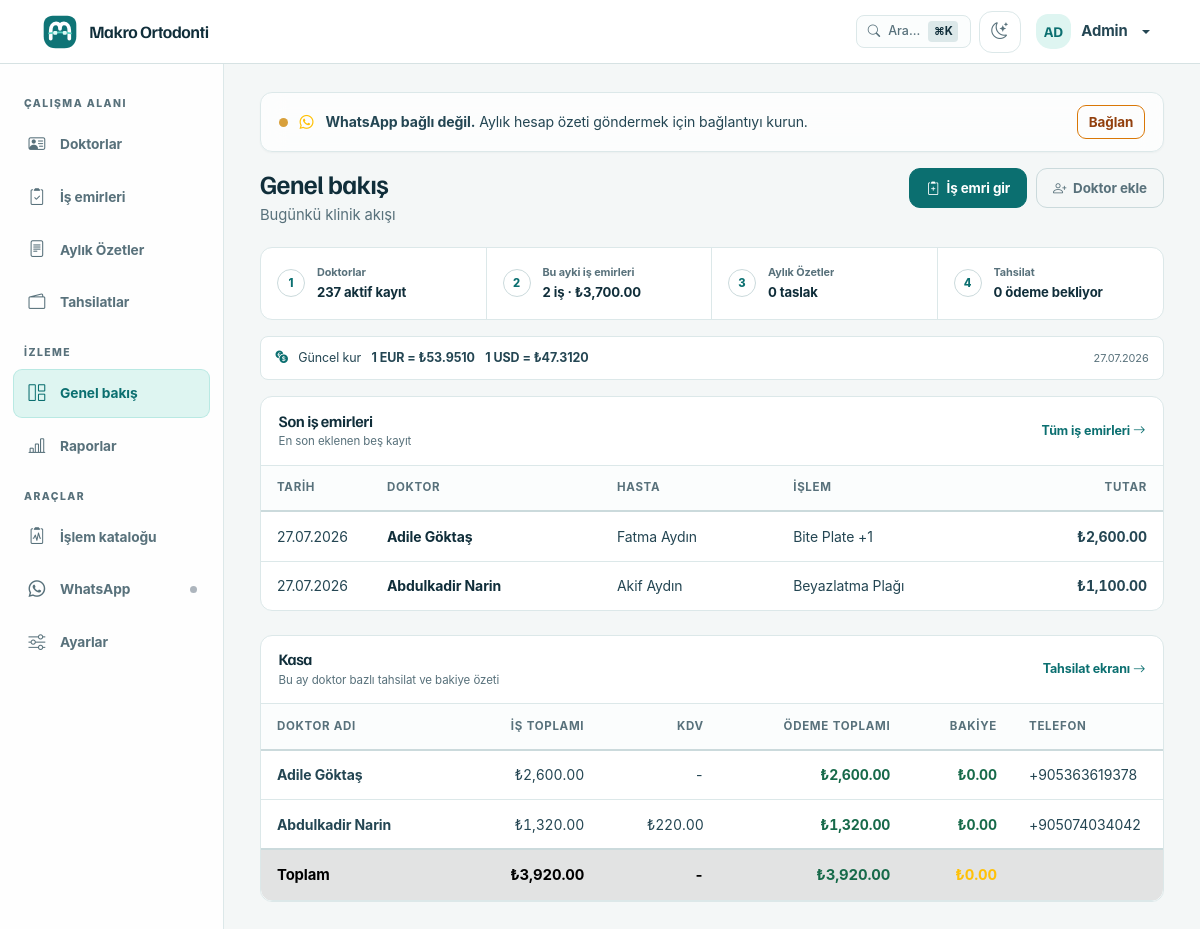
The page / (signed in) on the database its author committed.
### app/models/models.py (models this page shows, shortened)
class User(UserMixin, Base, TimestampMixin):
    __tablename__ = "users"
    id: Mapped[int] = mapped_column(Integer, primary_key=True, autoincrement=True)
    username: Mapped[str] = mapped_column(String(50), nullable=False, unique=True, index=True)
    password_hash: Mapped[str] = mapped_column(String(256), nullable=False)
    full_name: Mapped[str] = mapped_column(String(150), nullable=False)
    role: Mapped[str] = mapped_column(String(20), nullable=False, default="staff", index=True)
    is_active: Mapped[bool] = mapped_column(Boolean, default=True, nullable=False)
    last_login: Mapped[datetime | None] = mapped_column(DateTime, nullable=True)
    api_token_hash: Mapped[str | None] = mapped_column(String(64), nullable=True, unique=True, index=True)
    ROLE_ADMIN = "admin"
    ROLE_STAFF = "staff"
    VALID_ROLES = [ROLE_ADMIN, ROLE_STAFF]

class ExchangeRate(Base, TimestampMixin):
    __tablename__ = "exchange_rates"
    id: Mapped[int] = mapped_column(Integer, primary_key=True, autoincrement=True)
    rate_date: Mapped[date] = mapped_column(nullable=False, index=True)
    eur_to_try: Mapped[Decimal] = mapped_column(Numeric(12, 4), nullable=False)
    usd_to_try: Mapped[Decimal] = mapped_column(Numeric(12, 4), nullable=True)
    source: Mapped[str] = mapped_column(String(50), default="ecb", nullable=False)
    __table_args__ = (
        UniqueConstraint("rate_date", "source", name="uq_exchange_rate_date_source"),
    )

class WorkOrder(Base, TimestampMixin):
    __tablename__ = "work_orders"
    id: Mapped[int] = mapped_column(Integer, primary_key=True, autoincrement=True)
    party_id: Mapped[int] = mapped_column(ForeignKey("parties.id"), nullable=False, index=True)
    work_date: Mapped[date] = mapped_column(nullable=False, index=True)
    apparatus_type: Mapped[str] = mapped_column(Text, nullable=False)
    extra_addons: Mapped[str | None] = mapped_column(Text, nullable=True)
    patient_name: Mapped[str] = mapped_column(String(200), nullable=False)
    apparatus_price: Mapped[Decimal] = mapped_column(Numeric(12, 2), nullable=False, default=Decimal("0.00"))
    extra_price: Mapped[Decimal] = mapped_column(Numeric(12, 2), nullable=False, default=Decimal("0.00"))
    total_price: Mapped[Decimal] = mapped_column(Numeric(12, 2), nullable=False, default=Decimal("0.00"))
    exchange_rate_applied: Mapped[Decimal | None] = mapped_column(Numeric(12, 4), nullable=True)
    notes: Mapped[str | None] = mapped_column(Text, nullable=True)
    party: Mapped["Party"] = relationship(lazy="selectin")

class Party(Base, TimestampMixin):
    __tablename__ = "parties"
    id: Mapped[int] = mapped_column(Integer, primary_key=True, autoincrement=True)
    party_type: Mapped[str] = mapped_column(
        SQLEnum(PartyType), nullable=False, default=PartyType.DENTIST, index=True
    )
    name: Mapped[str] = mapped_column(String(200), nullable=False)  # full name or company name
    phone: Mapped[str | None] = mapped_column(String(20), nullable=True, index=True)
    email: Mapped[str | None] = mapped_column(String(200), nullable=True)
    address: Mapped[str | None] = mapped_column(Text, nullable=True)
    tax_id: Mapped[str | None] = mapped_column(String(50), nullable=True)  # TC Kimlik / Vergi No
    notes: Mapped[str | None] = mapped_column(Text, nullable=True)
    is_active: Mapped[bool] = mapped_column(Boolean, default=True, nullable=False, index=True)
    previous_balance: Mapped[Decimal] = mapped_column(Numeric(12, 2), default=Decimal("0.00"), nullable=False)
    applies_kdv: Mapped[bool] = mapped_column(Boolean, default=False, nullable=False, index=True)
    first_name: Mapped[str | None] = mapped_column(String(100), nullable=True)
    last_name: Mapped[str | None] = mapped_column(String(100), nullable=True)
    date_of_birth: Mapped[date | None] = mapped_column(nullable=True)
    treatment_status: Mapped[str] = mapped_column(
        String(30), default="active", nullable=False, index=True
    )
    contact_person: Mapped[str | None] = mapped_column(String(150), nullable=True)
    contact_phone: Mapped[str | None] = mapped_column(String(20), nullable=True)
    referred_by_id: Mapped[int | None] = mapped_column(Integer, ForeignKey("parties.id"), nullable=True, index=True)
    referred_by = relationship("Party", remote_side="Party.id", foreign_keys=[referred_by_id], lazy="selectin")
    invoices: Mapped[list["Invoice"]] = relationship(
        back_populates="party", lazy="selectin"
    )
    patient: Mapped["Patient"] = relationship(
        back_populates="party", uselist=False, lazy="selectin"
    )
    treatments: Mapped[list["PatientTreatment"]] = relationship(
        back_populates="party", lazy="selectin"
    )
    work_orders: Mapped[list["WorkOrder"]] = relationship(
        back_populates="party", lazy="selectin"
    )
    __table_args__ = (
        UniqueConstraint("name", "phone", "party_type", name="uq_party_identity"),
    )

### app/routes/dashboard.py (the view)
@dashboard_bp.route("/")
@login_required
def index():
    total_patients = db.session.execute(
        db.select(db.func.count(Party.id)).where(
            Party.party_type == PartyType.DENTIST,
            Party.is_active.is_(True)
        )
    ).scalar() or 0
    today = date.today()
    current_month = today.month
    current_year = today.year
    monthly_work_orders = db.session.execute(
        db.select(db.func.count(WorkOrder.id)).where(
            extract("year", WorkOrder.work_date) == current_year,
            extract("month", WorkOrder.work_date) == current_month,
        )
    ).scalar() or 0
    monthly_total_try = db.session.execute(
        db.select(db.func.coalesce(db.func.sum(WorkOrder.total_price), 0)).where(
            extract("year", WorkOrder.work_date) == current_year,
            extract("month", WorkOrder.work_date) == current_month,
        )
    ).scalar() or 0
    monthly_drafts = db.session.execute(
        db.select(db.func.count(Makbuz.id)).where(
            Makbuz.year == current_year,
            Makbuz.month == current_month,
            Makbuz.status == Makbuz.STATUS_DRAFT,
        )
    ).scalar() or 0
    awaiting_payment = db.session.execute(
        db.select(db.func.count(Makbuz.id)).where(Makbuz.status == Makbuz.STATUS_SENT)
    ).scalar() or 0
    recent_work_orders = db.session.execute(
        db.select(WorkOrder)
        .join(Party, WorkOrder.party_id == Party.id)
        .order_by(WorkOrder.created_at.desc())
        .limit(5)
    ).scalars().all()
    monthly_makbuzlar = db.session.execute(
        db.select(Makbuz)
        .join(Party, Makbuz.party_id == Party.id)
        .where(
            Makbuz.year == current_year,
            Makbuz.month == current_month,
            Party.is_active.is_(True),
            Party.party_type == PartyType.DENTIST,
        )
        .order_by(Makbuz.grand_total.desc())
    ).scalars().all()
    kasa_rows = []
    for m in monthly_makbuzlar:
        vat_display = money(m.vat_amount) if m.vat_applied else None
        kasa_rows.append({
            "doctor_name": m.party.name if m.party else "-",
            "phone": m.party.phone if m.party else "",
            "work_total": money(m.grand_total),
            "vat_total": vat_display,
            "payment_total": money(m.collected_amount),
            "balance": money(m.outstanding_amount),
        })
    kasa_rows.sort(key=lambda row: row["balance"], reverse=True)
    kasa_total_work = money(sum((row["work_total"] for row in kasa_rows), 0))
    kasa_total_payment = money(sum((row["payment_total"] for row in kasa_rows), 0))
    kasa_total_balance = money(sum((row["balance"] for row in kasa_rows), 0))
    current_rate = db.session.execute(
        db.select(ExchangeRate)
        .order_by(ExchangeRate.rate_date.desc())
        .limit(1)
    ).scalar_one_or_none()
    return render_template(
        "dashboard/index.html",
        total_patients=total_patients,
        monthly_work_orders=monthly_work_orders,
        monthly_total_try=monthly_total_try,
        monthly_drafts=monthly_drafts,
        awaiting_payment=awaiting_payment,
        recent_work_orders=recent_work_orders,
        kasa_rows=kasa_rows,
        kasa_total_work=kasa_total_work,
        kasa_total_payment=kasa_total_payment,
        kasa_total_balance=kasa_total_balance,
        current_rate=current_rate,
        current_usd_rate=current_rate.usd_to_try if current_rate else None,
    )

### app/templates/dashboard/index.html (shortened to what this page needs)
{% extends "base.html" %}  {% block content %} {% if whatsapp_state != 'connected' %}
<div
  id="wa-connect-banner"
  class="notice-strip notice-strip--glass mb-3"
  role="status"
>
  <span class="status-pulse-dot warning"></span>
  <i class="bi bi-whatsapp text-warning" aria-hidden="true"></i>
  <span><strong>WhatsApp bağlı değil.</strong> Aylık hesap özeti göndermek için bağlantıyı kurun.</span>
  <a
    href="{{ url_for('whatsapp.index') }}"
    class="btn btn-sm btn-outline-warning ms-auto"
    >Bağlan</a
  >
</div>
{% endif %}
<header class="workspace-header">
  <div>
    <h1>Genel bakış</h1>
    <p>Bugünkü klinik akışı</p>
  </div>
  <div class="workspace-actions">
    <a href="{{ url_for('parties.list_parties') }}" class="btn btn-primary"
      ><i class="bi bi-clipboard2-plus" aria-hidden="true"></i>İş emri gir</a
    >
    <a
      href="{{ url_for('parties.add_party') }}"
      class="btn btn-outline-secondary"
      ><i class="bi bi-person-plus" aria-hidden="true"></i>Doktor ekle</a
    >
  </div>
</header>
<nav class="workflow-strip" aria-label="Klinik iş akışı">
  <a href="{{ url_for('parties.list_parties') }}"
    ><span class="workflow-step">1</span
    ><span
      ><small>Doktorlar</small
      ><strong>{{ total_patients }} aktif kayıt</strong></span
    ></a
  >
  <a href="{{ url_for('parties.list_work_orders', view='month') }}"
    ><span class="workflow-step">2</span
    ><span
      ><small>Bu ayki iş emirleri</small
      ><strong
        >{{ monthly_work_orders }} iş · ₺{{ "{:,.2f}".format(monthly_total_try)
        }}</strong
      ></span
    ></a
  >
  <a href="{{ url_for('makbuzlar.list_makbuzlar') }}"
    ><span class="workflow-step">3</span
    ><span
      ><small>Aylık Özetler</small
      ><strong>{{ monthly_drafts }} taslak</strong></span
    ></a
  >
  <a href="{{ url_for('payments.list_payments') }}"
    ><span class="workflow-step">4</span
    ><span
      ><small>Tahsilat</small
      ><strong>{{ awaiting_payment }} ödeme bekliyor</strong></span
    ></a
  >
</nav>
{% if current_rate %}
<div class="rate-line">
  <i class="bi bi-currency-exchange" aria-hidden="true"></i
  ><span>Güncel kur</span
  ><strong>1 EUR = ₺{{ "{:,.4f}".format(current_rate.eur_to_try) }}</strong
  ><strong
    >1 USD = {% if current_usd_rate %}₺{{ "{:,.4f}".format(current_usd_rate)
    }}{% else %}—{% endif %}</strong
  ><small>{{ current_rate.rate_date.strftime('%d.%m.%Y') }}</small>
</div>
{% endif %}
<section class="work-panel" aria-labelledby="recent-workorders-title">
  <div class="work-panel__header">
    <div>
      <h2 id="recent-workorders-title">Son iş emirleri</h2>
      <p>En son eklenen beş kayıt</p>
    </div>
    <a
      href="{{ url_for('parties.list_work_orders', view='month') }}"
      class="text-link"
      >Tüm iş emirleri <i class="bi bi-arrow-right" aria-hidden="true"></i
    ></a>
  </div>
  <div class="table-responsive">
    <table class="table table-hover align-middle compact-table">
      <thead>
        <tr>
          <th class="text-start col-w-date">Tarih</th>
          <th class="text-start">Doktor</th>
          <th class="text-start">Hasta</th>
          <th class="text-start">İşlem</th>
          <th class="text-end">Tutar</th>
        </tr>
      </thead>
      <tbody>
        {% for wo in recent_work_orders %}
        <tr>
          <td>{{ wo.work_date.strftime('%d.%m.%Y') }}</td>
          <td>
            <a
              href="{{ url_for('parties.detail_party', party_id=wo.party_id) }}"
              >{{ wo.party.name if wo.party else '-' }}</a
            >
          </td>
          <td>{{ wo.patient_name }}</td>
          <td>
            {% set items = wo.apparatus_type|fromjson %}{% if items is iterable
            and items is not string and items|length > 0 %}{{ items[0].name if
            items[0] is mapping else items[0] }}{% if items|length > 1 %} +{{
            items|length - 1 }}{% endif %}{% else %}{{ wo.apparatus_type }}{%
            endif %}
          </td>
          <td class="text-end">
            <strong>₺{{ "{:,.2f}".format(wo.total_price) }}</strong>
          </td>
        </tr>
        {% endfor %}
      </tbody>
    </table>
  </div>
</section>
<section class="work-panel mt-4" aria-labelledby="kasa-title">
  <div class="work-panel__header">
    <div>
      <h2 id="kasa-title">Kasa</h2>
      <p>Bu ay doktor bazlı tahsilat ve bakiye özeti</p>
    </div>
    <div class="d-flex gap-2">
      <a href="{{ url_for('payments.list_payments') }}" class="text-link"
        >Tahsilat ekranı <i class="bi bi-arrow-right" aria-hidden="true"></i
      ></a>
    </div>
  </div>
  <div class="table-responsive">
    <table class="table table-hover align-middle compact-table">
      <thead>
        <tr>
          <th class="text-start">Doktor Adı</th>
          <th class="text-end">İş Toplamı</th>
          <th class="text-end">KDV</th>
          <th class="text-end">Ödeme Toplamı</th>
          <th class="text-end">Bakiye</th>
          <th class="text-start col-w-phone">Telefon</th>
        </tr>
      </thead>
      <tbody>
        {% for row in kasa_rows %}
        <tr>
          <td><strong>{{ row.doctor_name }}</strong></td>
          <td class="text-end">₺{{ "{:,.2f}".format(row.work_total) }}</td>
          <td class="text-end">
            {% if row.vat_total is not none %}₺{{
            "{:,.2f}".format(row.vat_total) }}{% else %}-{% endif %}
          </td>
          <td class="text-end text-success fw-bold">
            ₺{{ "{:,.2f}".format(row.payment_total) }}
          </td>
          <td
            class="text-end fw-bold {% if row.balance > 0 %}text-warning{% else %}text-success{% endif %}"
          >
            ₺{{ "{:,.2f}".format(row.balance) }}
          </td>
          <td>{{ row.phone or '-' }}</td>
        </tr>
        {% else %}
        <tr>
          <td colspan="6" class="empty-state">
            Bu ay için hesap özeti bulunmuyor.
          </td>
        </tr>
        {% endfor %}
      </tbody>
      {% if kasa_rows %}
      <tfoot>
        <tr class="table-active fw-bold">
          <td>Toplam</td>
          <td class="text-end">₺{{ "{:,.2f}".format(kasa_total_work) }}</td>
          <td class="text-end">-</td>
          <td class="text-end text-success">
            ₺{{ "{:,.2f}".format(kasa_total_payment) }}
          </td>
          <td class="text-end text-warning">
            ₺{{ "{:,.2f}".format(kasa_total_balance) }}
          </td>
          <td></td>
        </tr>
      </tfoot>
      {% endif %}
    </table>
  </div>
</section>
{% endblock %}

### app/templates/components/navbar.html (shortened to what this page needs)
<nav class="navbar fixed-top" aria-label="Üst menü">
    <div class="container-fluid">
        <a class="navbar-brand d-flex align-items-center" href="{{ url_for('dashboard.index') }}" aria-label="{{ clinic_name }} ana sayfa">
            <span class="brand-mark" aria-hidden="true"></span>
            <span class="brand-copy"><span>{{ clinic_name }}</span></span>
        </a>
        <ul class="navbar-nav ms-auto flex-row align-items-center gap-2">
                {% if current_user.is_authenticated %}
                <li class="nav-item">
                    <button class="cmd-k-trigger" type="button" data-bs-toggle="modal" data-bs-target="#commandPaletteModal" title="Hızlı Arama (Cmd+K)">
                        <i class="bi bi-search"></i>
                        <span class="d-none d-sm-inline">Ara...</span>
                        <span class="cmd-k-badge">⌘K</span>
                    </button>
                </li>
                <li class="nav-item">
                    <button class="theme-toggle" type="button" aria-label="Tema değiştir" title="Açık/Koyu tema">
                        <i class="bi bi-moon-stars" aria-hidden="true"></i>
                    </button>
                </li>
                <li class="nav-item dropdown">
                    <a class="nav-link dropdown-toggle user-menu" href="#" data-bs-toggle="dropdown" aria-expanded="false" aria-label="{{ current_user.full_name }} kullanıcı menüsü">
                        <span class="user-avatar" aria-hidden="true">{{ current_user.full_name[:2]|upper }}</span>
                        <span class="user-name">{{ current_user.full_name }}</span>
                    </a>
                </li>
                {% endif %}
        </ul>
    </div>
</nav>

### rows shown on the page
User: full_name "AD", full_name "Admin"
ExchangeRate: eur_to_try "53.9510", usd_to_try "47.3120", rate_date "27.07.2026"
WorkOrder: work_date "27.07.2026", party "Adile Göktaş", patient_name "Fatma Aydın", items "Bite Plate", items "1", total_price "2,600.00"
WorkOrder: work_date "27.07.2026", party "Abdulkadir Narin", patient_name "Akif Aydın", items "Beyazlatma Plağı", total_price "1,100.00"
Party: doctor_name "Adile Göktaş", work_total "2,600.00", payment_total "2,600.00", balance "0.00", phone "+905363619378"
Party: doctor_name "Abdulkadir Narin", work_total "1,320.00", vat_total "220.00", payment_total "1,320.00", balance "0.00", phone "+905074034042"

### other values the page prints
{{ clinic_name }} "Makro Ortodonti"
{{ total_patients }} "237"
{{ monthly_work_orders }} "2"
{{ "{:,.2f}".format(monthly_total_try) }} "3,700.00"
{{ monthly_drafts }} "0"
{{ awaiting_payment }} "0"
{{ "{:,.2f}".format(kasa_total_work) }} "3,920.00"
{{ "{:,.2f}".format(kasa_total_payment) }} "3,920.00"
{{ "{:,.2f}".format(kasa_total_balance) }} "0.00"
